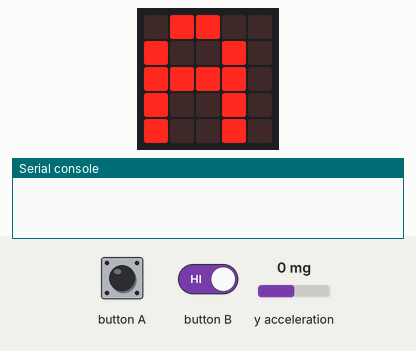
This program was run on a simulated BBC micro:bit running MicroPython. On the bench: the board's 5×5 LED display, the last lines printed to the serial console. The test bench sets the inputs (shaded band); at power-on: y acceleration 0 mg. Dim RGB values are drawn brighter than linear; random numbers come from a fixed seed.

Above: at 1.2 s.
1.3 s: button A pressed for 0.15 s
At 2.1 s:
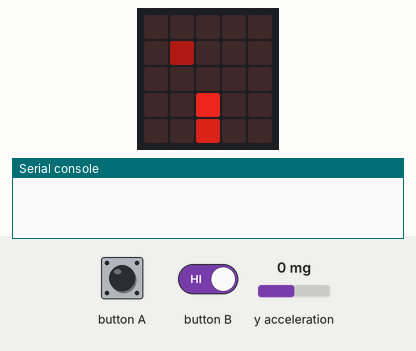
4.4 s: button A pressed for 1 s
At 6.8 s:
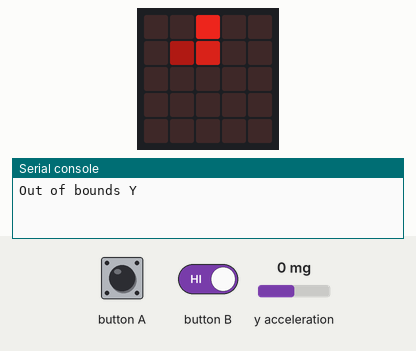
8.4 s: button A pressed for 3.2 s
At 9.7 s:
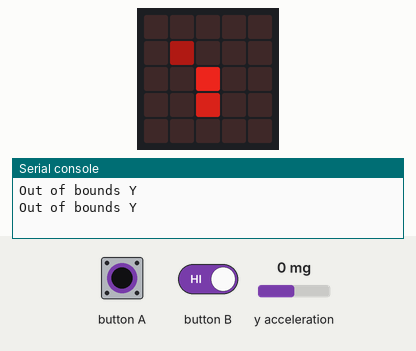
13.1 s: button A driven LOW and button B driven LOW
At 15.0 s:
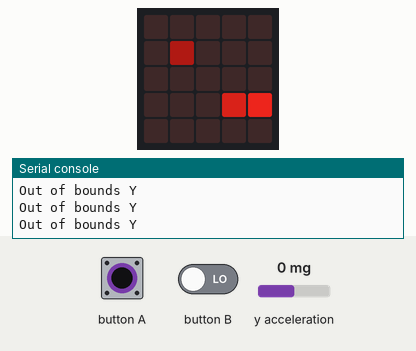
16.1 s: button A pressed 2 times (0.12 s each, 0.3 s apart)
At 18.1 s:
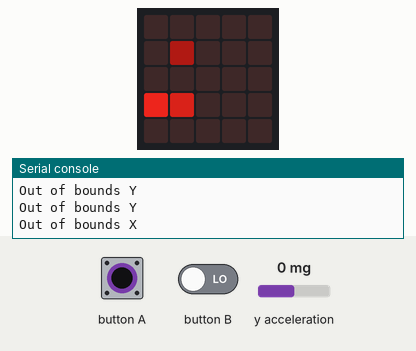
Timing chart, 0 to 19.6 s (numbered marks = the images above; inputs shaded):
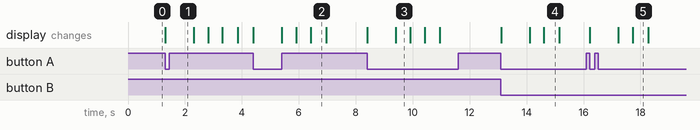

The program:

snake.py
```python
# Snake game for microbit

"""
Starts in paused state, waiting for button A to be pressed

Running:
    - Snake moves forward by itself
    - A button to turn left (single press)
    - B button to turn right (single press)
    - tilt forward to pause the game
"""

import random
import microbit as mb

playing = True      # Global state of game
delay = 500         # Frame delay in miliseconds


class Dir:
    "Class for storing directions of the snake"

    UP = [0, -1]
    RIGHT = [1, 0]
    DOWN = [0, 1]
    LEFT = [-1, 0]


class Food():
    """
    Food that snake eats to grow

    [args]:
        x -> x coordinate of the food
        y -> y coordinate of the food
    """

    def __init__(self, x, y):
        self.x = x
        self.y = y
        self.brightness = 2

    def draw(self):
        "Draw self to the screen"
        mb.display.set_pixel(self.x, self.y, self.brightness)


# Instatiate food
food = Food(1, 1)


class Snake():
    """Snake as playable object, his body contains two elements, the starting coords and y+1 coords

    [args]:
        x -> x coordinate of the snake
        y -> y coordinate of the snake
        direction -> direction of the snake upon starting
    """

    def __init__(self, x: int = 2, y: int = 3, direction=Dir.UP):
        self.x = x
        self.y = y
        self.direction = direction
        self.body = [[self.x, self.y], [self.x, self.y+1]]
        self.brightnessHead = 7
        self.brightnessTail = 5
        self.dIndex = 1
        self.directions = [Dir.LEFT, Dir.UP, Dir.RIGHT, Dir.DOWN]
        self.append = False

    def move(self):
        "Move snake based on current direction and check for collisions"

        global playing

        xMove, yMove = self.direction

        # Check if snake is trying to move out of the field, then proceed to collision check
        if (self.body[0][0] + xMove < 0) or (self.body[0][0] + xMove > 4):
            print("Out of bounds X")
            playing = False
        elif (self.body[0][1] + yMove < 0) or (self.body[0][1] + yMove > 4):
            print("Out of bounds Y")
            playing = False
        else:
            index = 0
            placeholder = []
            for i in self.body:
                if index == 0:
                    placeholder = self.body[index]
                    self.body[index] = [i[0] + xMove, i[1] + yMove]
                else:
                    temp = self.body[index]
                    self.body[index] = placeholder
                    placeholder = temp

                index += 1

            if self.append:
                self.append = False
                self.body.append(placeholder)

            if self.body[0] in self.body[1:]:
                playing = False

            self.checkFood()

    def checkFood(self):
        "Check if snake has eaten food, if yes, grow and place new food"

        if self.body[0] == [food.x, food.y]:
            self.append = True

            empty = []

            for x in range(0, 5):
                for y in range(0, 5):
                    if [x, y] not in self.body:
                        empty.append([x, y])

            selected = random.choice(empty)
            food.x = selected[0]
            food.y = selected[1]

    def draw(self):
        index = 0
        for i in self.body:
            mb.display.set_pixel(
                i[0], i[1], self.brightnessTail if index != 0 else self.brightnessHead)
            index += 1

    def changeDir(self, turn: int):
        if turn == -1:
            self.dIndex = self.dIndex - 1 if self.dIndex > 0 else 3
            self.direction = self.directions[self.dIndex]
        elif turn == 1:
            self.dIndex = self.dIndex + 1 if self.dIndex < 3 else 0
            self.direction = self.directions[self.dIndex]


def pause():
    while True:
        mb.display.show("A")

        if mb.button_a.was_pressed():
            mb.display.clear()
            break


while True:
    pause()

    playing = True

    # Instantiate snake
    snake = Snake()
    food = Food(1, 1)

    # Draw first frame and start loop after one second
    food.draw()
    snake.draw()
    mb.sleep(1000)

    while playing:
        # Clear the screen
        mb.display.clear()

        # Change direction based on input
        if mb.accelerometer.get_y() < -200:
            pause()
        elif mb.button_a.was_pressed():
            snake.changeDir(-1)
        elif mb.button_b.was_pressed():
            snake.changeDir(1)

        # Display body
        snake.move()

        if playing == False:
            break

        food.draw()
        snake.draw()

        # Sleep for a bit if snake is alive
        if playing:
            mb.sleep(delay)
```

Measured:
- after the input at 1.3 s, the display: changes at once (image 1)
- after the input at 4.4 s, the display: first changes at once (image 2 shows a later state)
- after the input at 8.4 s, the display: first changes at once (image 3 shows a later state)
- after the input at 13.1 s, the display: first changes at once (image 4 shows a later state)
- after the input at 16.1 s, the display: first changes after 0.12 s (image 5 shows a later state)
- what the display in image 2 shows lasts 0.6 s, from 6.4 s to 7.0 s
